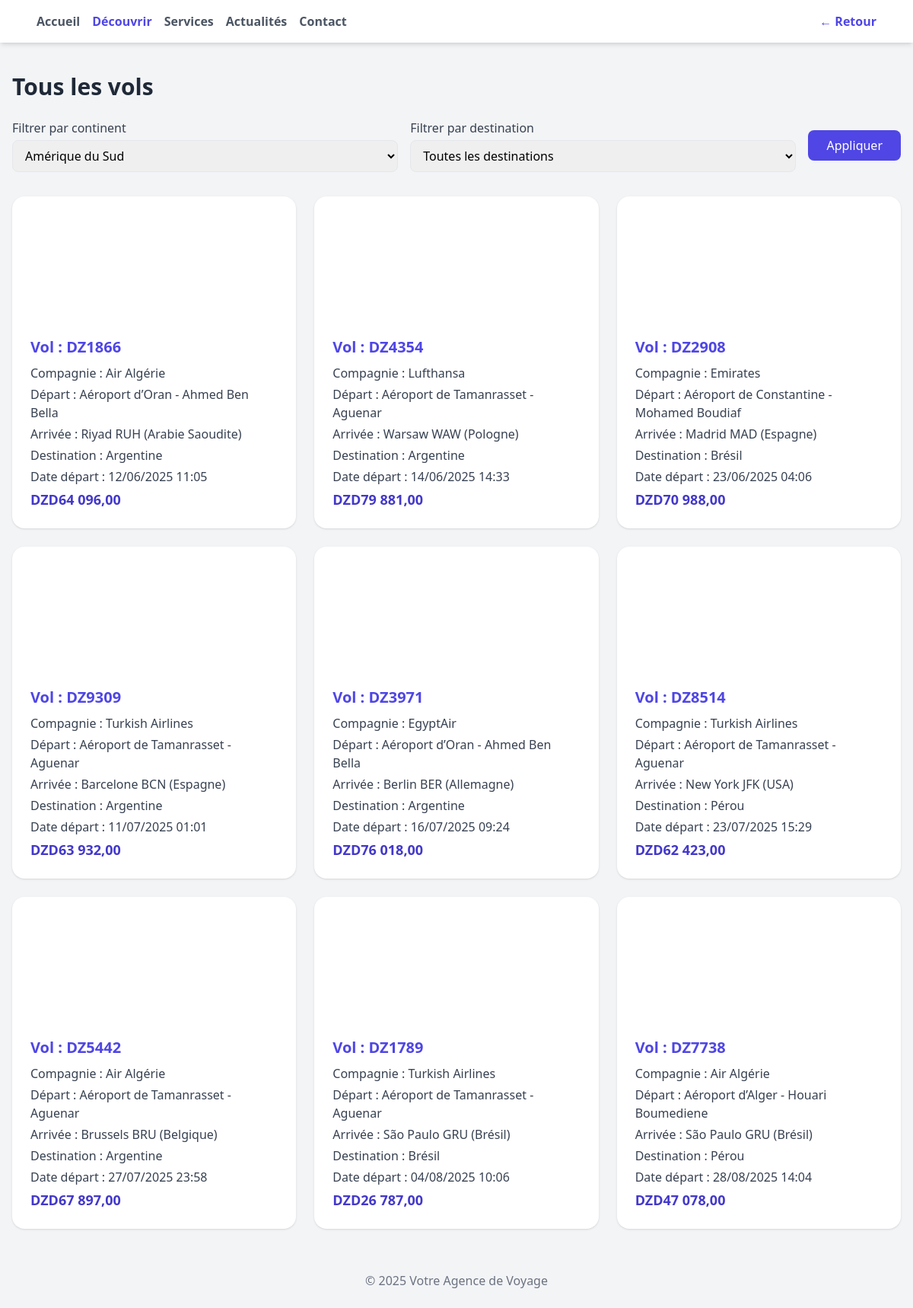
The page /pages/Discover.php?continent=Amérique du Sud on the database as committed earlier.
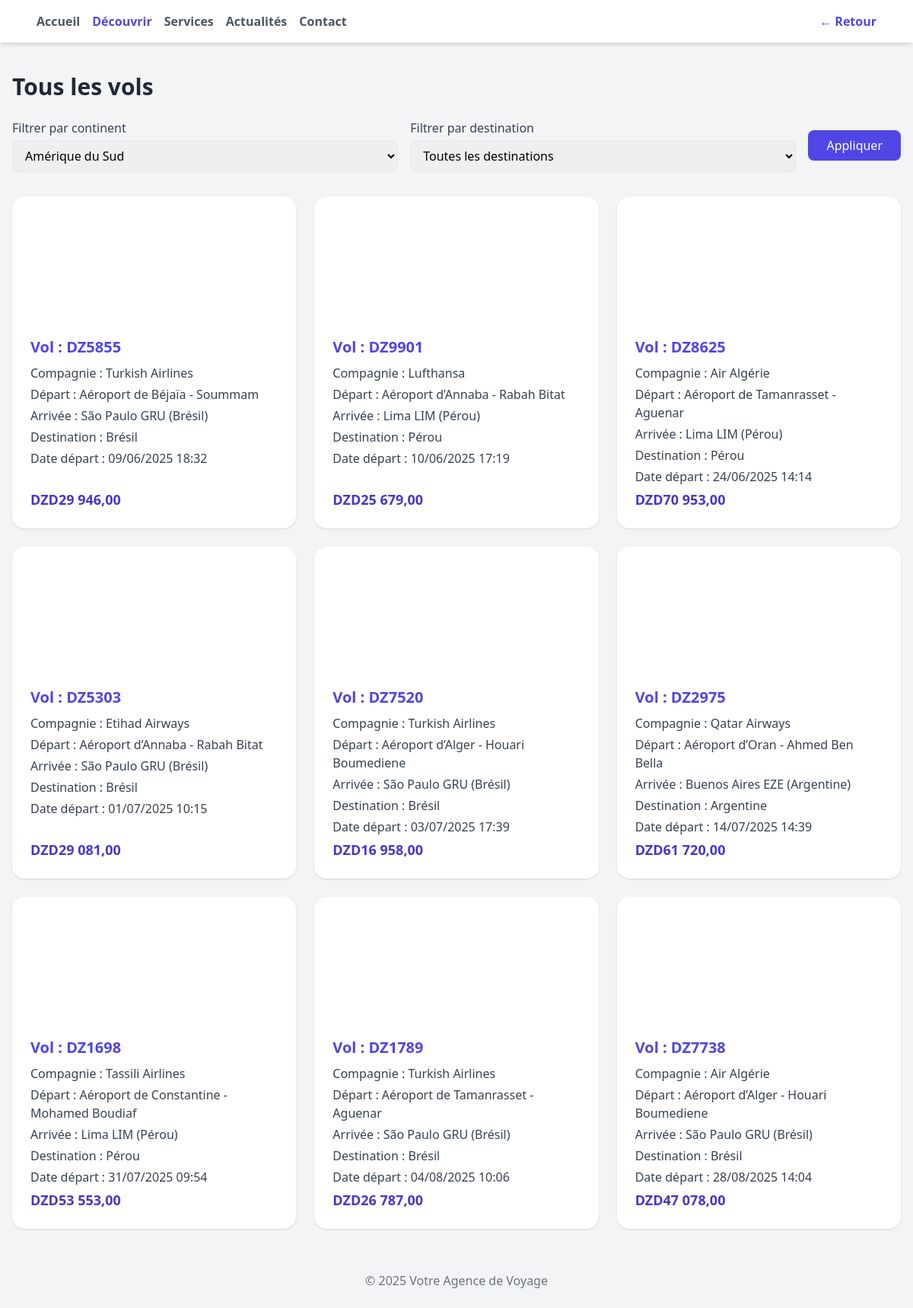
The same page on the database as committed later.
### tables this page shows
CREATE TABLE IF NOT EXISTS `vol` (
  `id` int UNSIGNED NOT NULL AUTO_INCREMENT,
  `numero_vol` varchar(20) NOT NULL,
  `compagnie_aerienne` varchar(60) DEFAULT NULL,
  `aeroport_depart` varchar(80) DEFAULT NULL,
  `aeroport_arrivee` varchar(80) DEFAULT NULL,
  `destination` varchar(255) DEFAULT NULL,
  `continent` varchar(100) DEFAULT NULL,
  `date_depart` datetime NOT NULL,
  `date_arrivee` datetime NOT NULL,
  `type_vol` varchar(40) DEFAULT NULL,
  `prix` decimal(10,2) NOT NULL DEFAULT '0.00',
  `places_disponibles` int UNSIGNED NOT NULL DEFAULT '0',
  PRIMARY KEY (`id`),
  UNIQUE KEY `numero_vol` (`numero_vol`)
);

### pages/Discover.php (the view, shortened to what this page needs)
<?php
$db = new Database('localhost', 'root', '', 'pfe');
$conn = $db->getConnection();
$continentFilter   = $_GET['continent'] ?? '';
$continents = $conn->query("SELECT DISTINCT continent FROM vol ORDER BY continent")->fetch_all(MYSQLI_ASSOC);
$sql    = "SELECT * FROM vol WHERE 1";
$params = [];
$types  = '';
if ($continentFilter) {
    $sql       .= " AND continent = ?";
    $params[]  = $continentFilter;
    $types    .= 's';
}
$sql .= " ORDER BY date_depart ASC";
$stmt = $conn->prepare($sql);
if ($params) {
    $stmt->bind_param($types, ...$params);
}
$stmt->execute();
$flights = $stmt->get_result()->fetch_all(MYSQLI_ASSOC);
?>
<!DOCTYPE html>
<html lang="fr">
<head>
  <script src="https://cdn.tailwindcss.com"></script>
</head>
<body class="bg-gray-100 min-h-screen">
  <nav class="fixed top-0 left-0 right-0 bg-white backdrop-blur-md shadow-md z-50">
    <div class="max-w-7xl mx-auto px-6 md:px-12 py-4 flex justify-between items-center">
      <div class="flex items-center gap-4">
        <a href="welcome.php" class="text-gray-600 hover:text-gray-900 font-semibold">Accueil</a>
        <a href="Discover.php" class="text-indigo-600 font-bold">Découvrir</a>
        <a href="Services.php" class="text-gray-600 hover:text-gray-900 font-semibold">Services</a>
        <a href="Actualites.php" class="text-gray-600 hover:text-gray-900 font-semibold">Actualités</a>
        <a href="Contact.php" class="text-gray-600 hover:text-gray-900 font-semibold">Contact</a>
      </div>
      <a href="welcome.php" class="text-indigo-600 font-bold hover:text-indigo-800">&larr; Retour</a>
    </div>
  </nav>
  <main class="pt-24 max-w-7xl mx-auto px-4 py-8">
    <h1 class="text-3xl font-semibold text-gray-800 mb-6">Tous les vols</h1>
    <form method="GET" class="mb-8 flex flex-wrap gap-4 items-center">
      <div class="flex-1 min-w-[200px]">
        <label class="block text-gray-700 mb-1">Filtrer par continent</label>
        <select name="continent" class="w-full border rounded-lg px-3 py-2">
          <?php foreach ($continents as $c): ?>
            <option value="<?= htmlspecialchars($c['continent']) ?>" <?= $c['continent'] === $continentFilter ? 'selected' : '' ?> >
              <?= htmlspecialchars($c['continent']) ?>
            </option>
          <?php endforeach; ?>
        </select>
      </div>
      <div class="flex-1 min-w-[200px]">
        <label class="block text-gray-700 mb-1">Filtrer par destination</label>
        <select name="destination" class="w-full border rounded-lg px-3 py-2">
          <option value="">Toutes les destinations</option>
        </select>
      </div>
      <button type="submit" class="bg-indigo-600 text-white px-6 py-2 rounded-lg hover:bg-indigo-700 transition">Appliquer</button>
    </form>
    <?php if (empty($flights)): ?>
      <div class="text-center py-20">
        <p class="text-gray-500 text-lg">Aucun vol disponible pour ces critères.</p>
      </div>
    <?php else: ?>
      <div class="grid gap-6 md:grid-cols-2 lg:grid-cols-3">
        <?php foreach ($flights as $flight): ?>
          <?php
            $dest = ucfirst(strtolower($flight['destination']));
            $imgPath = $imageMap[$dest] ?? 'https://via.placeholder.com/400x300?text=' . urlencode($dest);
          ?>
          <div class="bg-white rounded-2xl overflow-hidden shadow hover:shadow-lg transition flex flex-col">
            <div class="h-40 bg-cover bg-center" style="background-image: url('<?= $imgPath ?>')"></div>
            <div class="p-6 flex flex-col flex-1">
              <h2 class="text-xl font-bold text-indigo-600 mb-2">Vol : <?= htmlspecialchars($flight['numero_vol']) ?></h2>
              <p class="text-gray-700 mb-1"><span class="font-medium">Compagnie :</span> <?= htmlspecialchars($flight['compagnie_aerienne']) ?></p>
              <p class="text-gray-700 mb-1"><span class="font-medium">Départ :</span> <?= htmlspecialchars($flight['aeroport_depart']) ?></p>
              <p class="text-gray-700 mb-1"><span class="font-medium">Arrivée :</span> <?= htmlspecialchars($flight['aeroport_arrivee']) ?></p>
              <p class="text-gray-700 mb-1"><span class="font-medium">Destination :</span> <?= htmlspecialchars($flight['destination']) ?></p>
              <p class="text-gray-700 mb-1"><span class="font-medium">Date départ :</span> <?= date('d/m/Y H:i', strtotime($flight['date_depart'])) ?></p>
              <div class="mt-auto">
                <p class="text-indigo-700 text-lg font-semibold">DZD<?= number_format($flight['prix'], 2, ',', ' ') ?></p>
              </div>
            </div>
          </div>
        <?php endforeach; ?>
      </div>
    <?php endif; ?>
  </main>
  <footer class="text-center py-6 text-gray-500">
    © <?= date('Y') ?> Votre Agence de Voyage
  </footer>
</body>
</html>

Rows that differ between the two databases and show on the page:
removed vol: numero_vol "DZ1866", compagnie_aerienne "Air Algérie", aeroport_depart "Aéroport d’Oran - Ahmed Ben Bella", aeroport_arrivee "Riyad RUH (Arabie Saoudite)", destination "Argentine", date_depart "12/06/2025 11:05", prix "64 096,00"
no longer on this page (row edited): vol: numero_vol "DZ4354", compagnie_aerienne "Lufthansa", aeroport_depart "Aéroport de Tamanrasset - Aguenar", aeroport_arrivee "Warsaw WAW (Pologne)", destination "Argentine", date_depart "14/06/2025 14:33", prix "79 881,00"
no longer on this page (row edited): vol: numero_vol "DZ2908", compagnie_aerienne "Emirates", aeroport_depart "Aéroport de Constantine - Mohamed Boudiaf", aeroport_arrivee "Madrid MAD (Espagne)", destination "Brésil", date_depart "23/06/2025 04:06", prix "70 988,00"
no longer on this page (row edited): vol: numero_vol "DZ9309", compagnie_aerienne "Turkish Airlines", aeroport_depart "Aéroport de Tamanrasset - Aguenar", aeroport_arrivee "Barcelone BCN (Espagne)", destination "Argentine", date_depart "11/07/2025 01:01", prix "63 932,00"
no longer on this page (row edited): vol: numero_vol "DZ3971", compagnie_aerienne "EgyptAir", aeroport_depart "Aéroport d’Oran - Ahmed Ben Bella", aeroport_arrivee "Berlin BER (Allemagne)", destination "Argentine", date_depart "16/07/2025 09:24", prix "76 018,00"
no longer on this page (row edited): vol: numero_vol "DZ8514", compagnie_aerienne "Turkish Airlines", aeroport_depart "Aéroport de Tamanrasset - Aguenar", aeroport_arrivee "New York JFK (USA)", destination "Pérou", date_depart "23/07/2025 15:29", prix "62 423,00"
no longer on this page (row edited): vol: numero_vol "DZ5442", compagnie_aerienne "Air Algérie", aeroport_depart "Aéroport de Tamanrasset - Aguenar", aeroport_arrivee "Brussels BRU (Belgique)", destination "Argentine", date_depart "27/07/2025 23:58", prix "67 897,00"
now on this page (row edited): vol: numero_vol "DZ5855", compagnie_aerienne "Turkish Airlines", aeroport_depart "Aéroport de Béjaïa - Soummam", aeroport_arrivee "São Paulo GRU (Brésil)", destination "Brésil", date_depart "09/06/2025 18:32", prix "29 946,00"
now on this page (row edited): vol: numero_vol "DZ9901", compagnie_aerienne "Lufthansa", aeroport_depart "Aéroport d’Annaba - Rabah Bitat", aeroport_arrivee "Lima LIM (Pérou)", destination "Pérou", date_depart "10/06/2025 17:19", prix "25 679,00"
now on this page (row edited): vol: numero_vol "DZ8625", compagnie_aerienne "Air Algérie", aeroport_depart "Aéroport de Tamanrasset - Aguenar", aeroport_arrivee "Lima LIM (Pérou)", destination "Pérou", date_depart "24/06/2025 14:14", prix "70 953,00"
now on this page (row edited): vol: numero_vol "DZ5303", compagnie_aerienne "Etihad Airways", aeroport_depart "Aéroport d’Annaba - Rabah Bitat", aeroport_arrivee "São Paulo GRU (Brésil)", destination "Brésil", date_depart "01/07/2025 10:15", prix "29 081,00"
now on this page (row edited): vol: numero_vol "DZ7520", compagnie_aerienne "Turkish Airlines", aeroport_depart "Aéroport d’Alger - Houari Boumediene", aeroport_arrivee "São Paulo GRU (Brésil)", destination "Brésil", date_depart "03/07/2025 17:39", prix "16 958,00"
now on this page (row edited): vol: numero_vol "DZ2975", compagnie_aerienne "Qatar Airways", aeroport_depart "Aéroport d’Oran - Ahmed Ben Bella", aeroport_arrivee "Buenos Aires EZE (Argentine)", destination "Argentine", date_depart "14/07/2025 14:39", prix "61 720,00"
now on this page (row edited): vol: numero_vol "DZ1698", compagnie_aerienne "Tassili Airlines", aeroport_depart "Aéroport de Constantine - Mohamed Boudiaf", aeroport_arrivee "Lima LIM (Pérou)", destination "Pérou", date_depart "31/07/2025 09:54", prix "53 553,00"
changed vol "DZ7738": destination "Pérou" → "Brésil"
